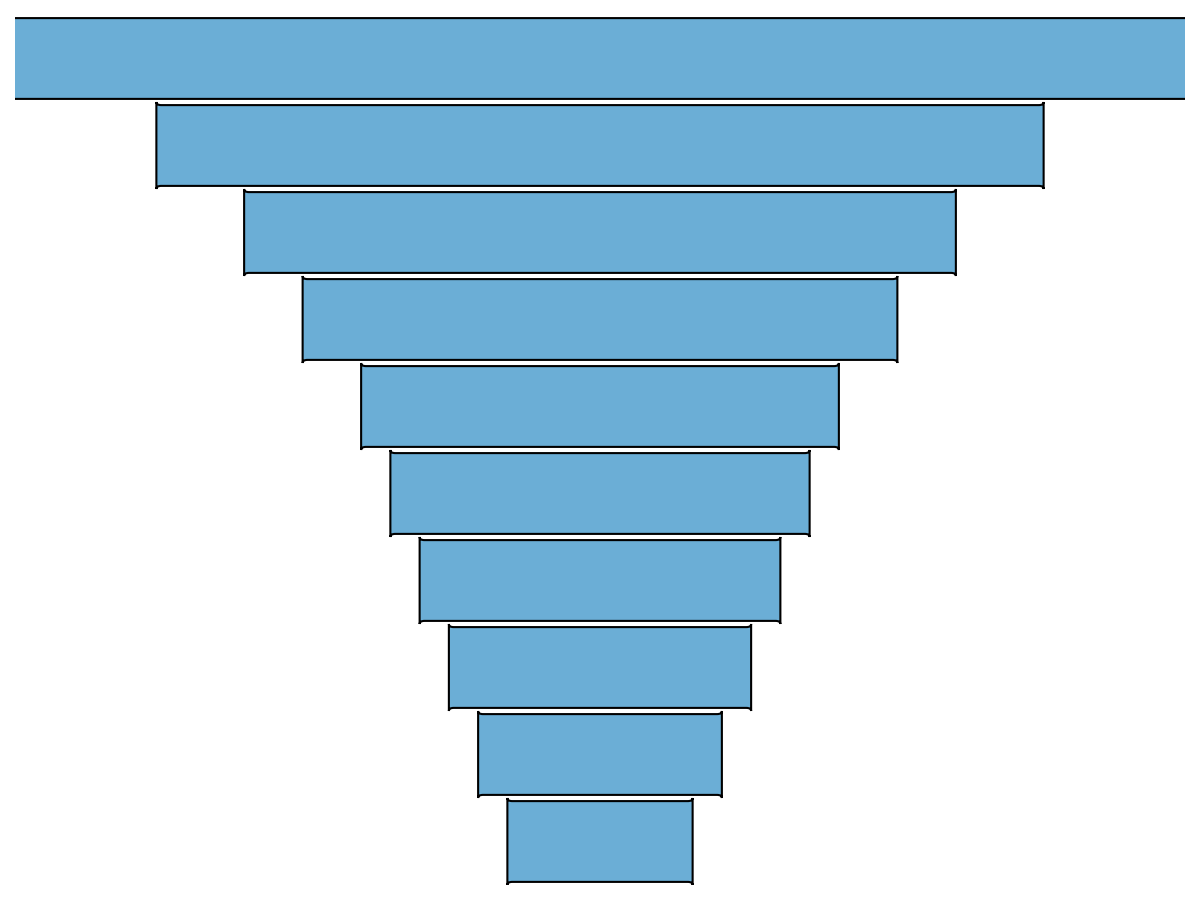

Write Python code to recreate this figure.
import matplotlib.pyplot as plt
import matplotlib.patches as patches

values = [1000, 750, 600, 500, 400, 350, 300, 250, 200, 150]
single_color = '#6baed6'

fig, ax = plt.subplots(figsize=(12, 9))

total_width = 12
width_ratios = [value / max(values) for value in values]
heights = 1.4

for i, value in enumerate(values):
    stage_width = width_ratios[i] * total_width
    x_offset = (total_width - stage_width) / 2
    y_position = -i * heights

    polygon = patches.FancyBboxPatch(
        (x_offset, y_position),
        stage_width, -heights,
        boxstyle="round,pad=0.05",
        edgecolor='black',
        facecolor=single_color,
        linewidth=1.5
    )
    ax.add_patch(polygon)

ax.set_xlim(0, total_width)
ax.set_ylim(-len(values) * heights, 0)
ax.axis('off')

plt.tight_layout()
plt.show()
